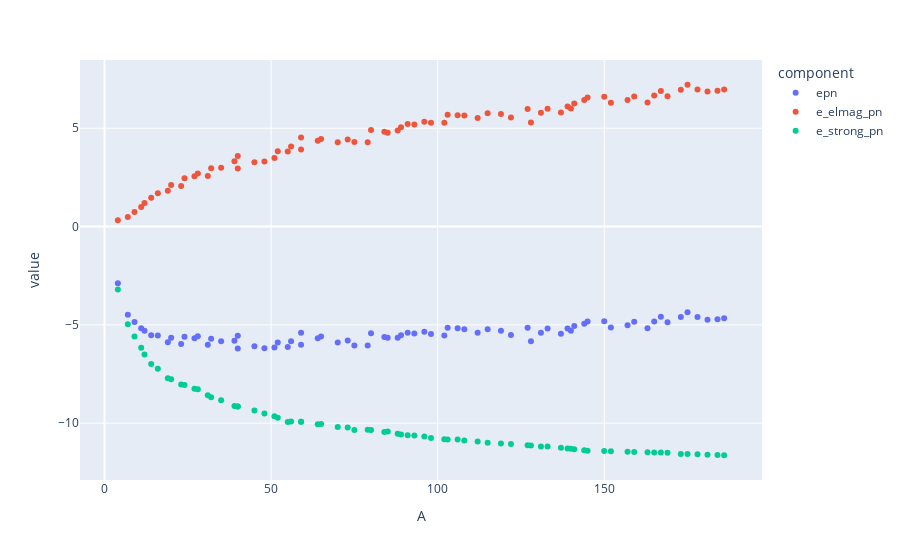

Source (notebook cell):
### Code cell
px.scatter(dfshow, x='A', y='value', color='component')
